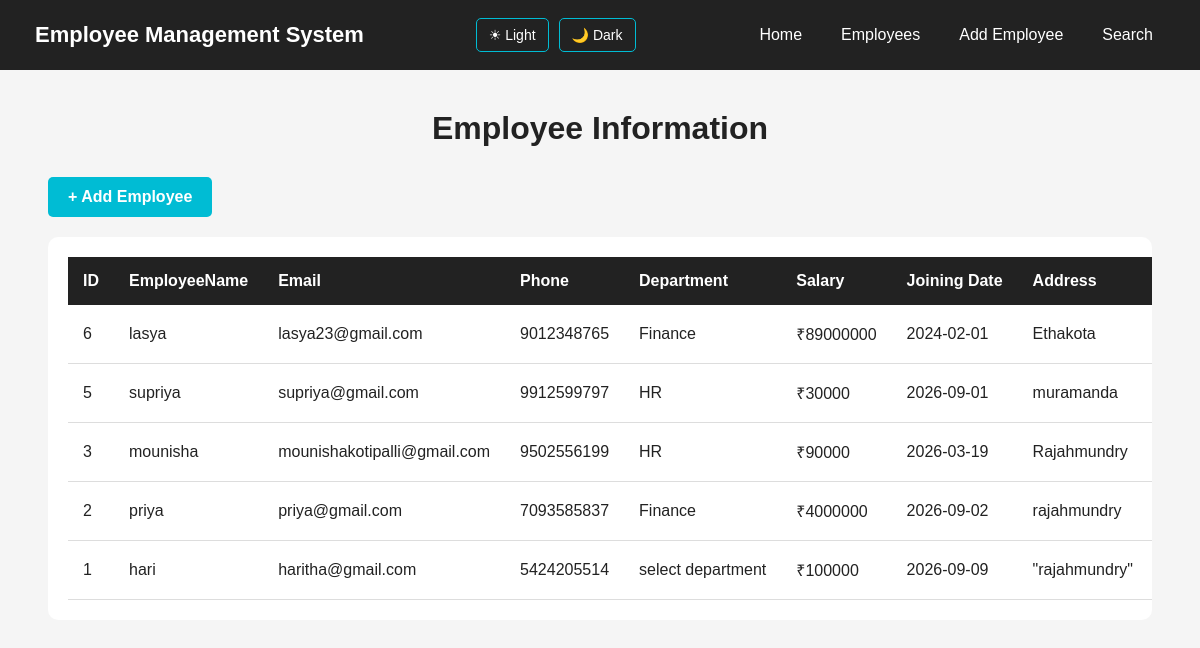
The app's page /employees (signed in), older data.
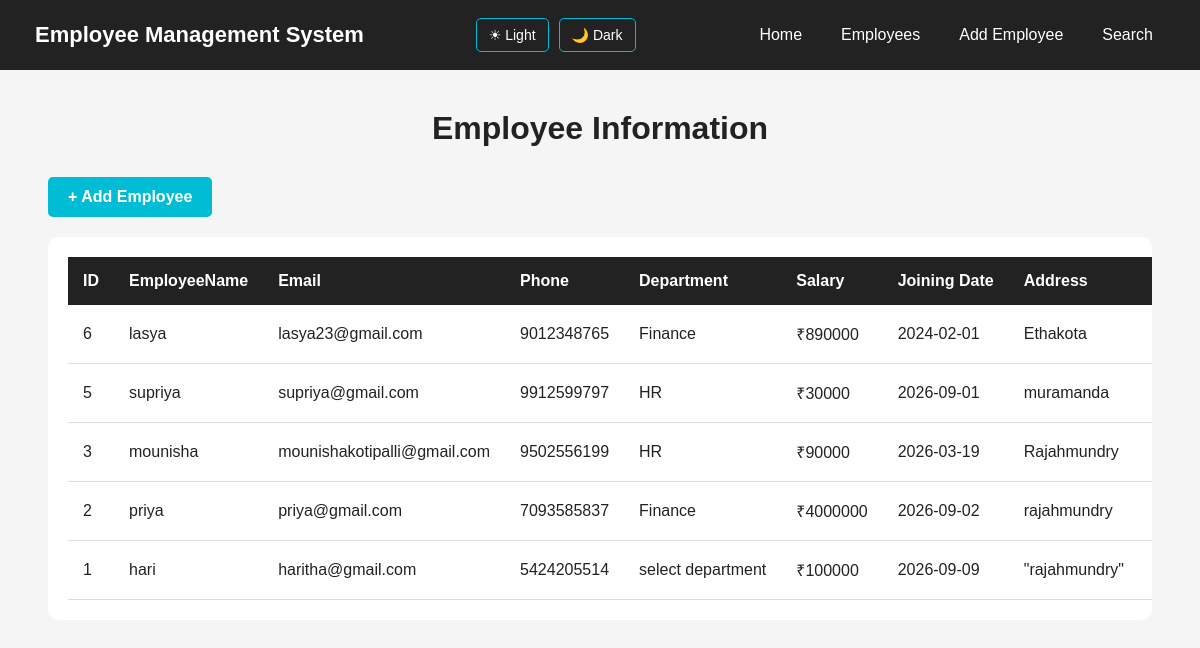
The same page, newer data.
### tables this page shows
CREATE TABLE employees(
                   id integer PRIMARY KEY AUTOINCREMENT,
                   employeename text NOT NULL,
                   email text  UNIQUE NOT NULL,
                   phone text NOT NULL,
                   department text NOT NULL,
                   salary INTEGER NOT NULL,
                   joining date TEXT NOT NULL,
                   address Text);

### server.py (the view)
@app.route("/employees")
def employees():
    if not login_required():
        return redirect("/login")
    connection = get_database_connection()
    cursor = connection.cursor()
    cursor.execute("""
        SELECT *
        FROM employees
        ORDER BY id DESC
    """)
    employees = cursor.fetchall()
    connection.close()
    theme = request.cookies.get(
        "theme",
        "light"
    )
    return render_template(
        "employees.html",
        employees=employees,
        theme=theme
    )

### server.py (called while the page is built)
def get_database_connection():
    connection = sqlite3.connect("users.db")
    connection.row_factory = sqlite3.Row
    return connection

def login_required():
    return "user_id" in session

### templates/employees.html (shortened to what this page needs)
<!DOCTYPE html>
<html lang="en">
<head>
</head>
<body class="{{ theme }}">
    <nav class="navbar">
        <div class="logo">
            Employee Management System
        </div>
        <div class="theme-buttons">
            <a href="/set-theme/light">
                ☀ Light
            </a>
            <a href="/set-theme/dark">
                🌙 Dark
            </a>
        </div>
        <ul class="nav-links">
            <li>
                <a href="/">
                    Home
                </a>
            </li>
            <li>
                <a href="/employees">
                    Employees
                </a>
            </li>
            <li>
                <a href="/add-employee">
                    Add Employee
                </a>
            </li>
            <li>
                <a href="/search">
                    Search
                </a>
            </li>
        </ul>
    </nav>
    <div class="container">
        <h1>
            Employee Information
        </h1>
        <div class="add-section">
            <a href="/add-employee"
               class="add-btn">
                + Add Employee
            </a>
        </div>
        <div class="table-container">
            <table>
                <thead>
                    <tr>
                        <th>ID</th>
                        <th>EmployeeName</th>
                        <th>Email</th>
                        <th>Phone</th>
                        <th>Department</th>
                        <th>Salary</th>
                        <th>Joining Date</th>
                        <th>Address</th>
                        <th>Actions</th>
                    </tr>
                </thead>
                <tbody>
                    {% if employees %}
                        {% for employee in employees %}
                        <tr>
                            <td>
                                {{ employee["id"] }}
                            </td>
                            <td>
                                {{ employee["employeename"] }}
                            </td>
                            <td>
                                {{ employee["email"] }}
                            </td>
                            <td>
                                {{ employee["phone"] }}
                            </td>
                            <td>
                                {{ employee["department"] }}
                            </td>
                            <td>
                                ₹{{ employee["salary"] }}
                            </td>
                            <td>
                                {{ employee["joining"] }}
                            </td>
                            <td>
                                {{ employee["address"] }}
                            </td>
                            <td class="actions">
                            </td>
                        </tr>
                        {% endfor %}
                    {% endif %}
                </tbody>
            </table>
        </div>
    </div>
</body>
</html>

Row changes from the older to the newer data that the page shows:
changed employees "lasya": salary "89000000" → "890000"
